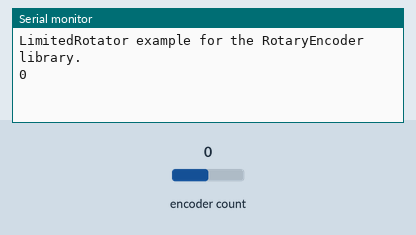
A sketch run on a simulated Arduino Uno, built with avr-gcc and run on an emulated ATmega328P. Shown: the last lines printed to the serial monitor. The test bench sets the inputs (shaded band); at power-on: encoder count 0.

Above: at 1.2 s.
1.3 s: encoder count set to 1
At 2.5 s:
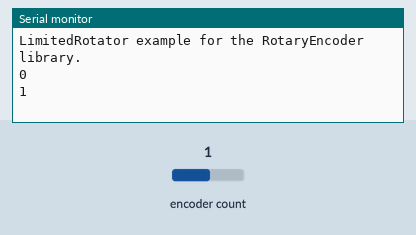
2.8 s: encoder count set to 2
At 3.8 s:
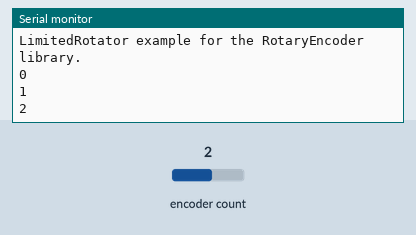

The sketch:

LimitedRotator.ino
```cpp
// (licence header left out)
// This example checks the state of the rotary encoder in the loop() function.
// The current position is printed on output when changed.
// In addition to the SimplePollRotator example here the range of the rotator is limited to the range 0 - 16 and only incremental steps of 2 are realized.
// To implement this limit the boundaries are checked and eventually the current position is adjusted.
// The internal (physical) position of the rotary encoder library remains by stepping with the increment 1
// so the the logical position is calculated by applying the ROTARYSTEPS factor.

// Hardware setup:
// Attach a rotary encoder with output pins to A2 and A3.
// The common contact should be attached to ground.

#include <RotaryEncoder.h>

#define ROTARYSTEPS 1
//#define ROTARYMIN 0
//#define ROTARYMAX 100

// Setup a RoraryEncoder for pins A2 and A3:
RotaryEncoder encoder(31, 33);

// Last known rotary position.
int lastPos = -1;

void setup()
{
  Serial.begin(57600);
  Serial.println("LimitedRotator example for the RotaryEncoder library.");
  encoder.setPosition(0); // start with the value of 10.
} // setup()


// Read the current position of the encoder and print out when changed.
void loop()
{
  encoder.tick();

  // get the current physical position and calc the logical position
  int newPos = encoder.getPosition();

//  if (newPos < ROTARYMIN) {
//    encoder.setPosition(ROTARYMIN / ROTARYSTEPS);
//    newPos = ROTARYMIN;
//
//  } else if (newPos > ROTARYMAX) {
//    encoder.setPosition(ROTARYMAX / ROTARYSTEPS);
//    newPos = ROTARYMAX;
//  } // if

  if (lastPos != newPos) {
    Serial.print(newPos);
    Serial.println();
    lastPos = newPos;
  } // if
} // loop ()

// The End
```

Measured:
- after the input at 1.3 s, the serial monitor: prints a new line at once (image 1)
- after the input at 2.8 s, the serial monitor: prints a new line at once (image 2)
